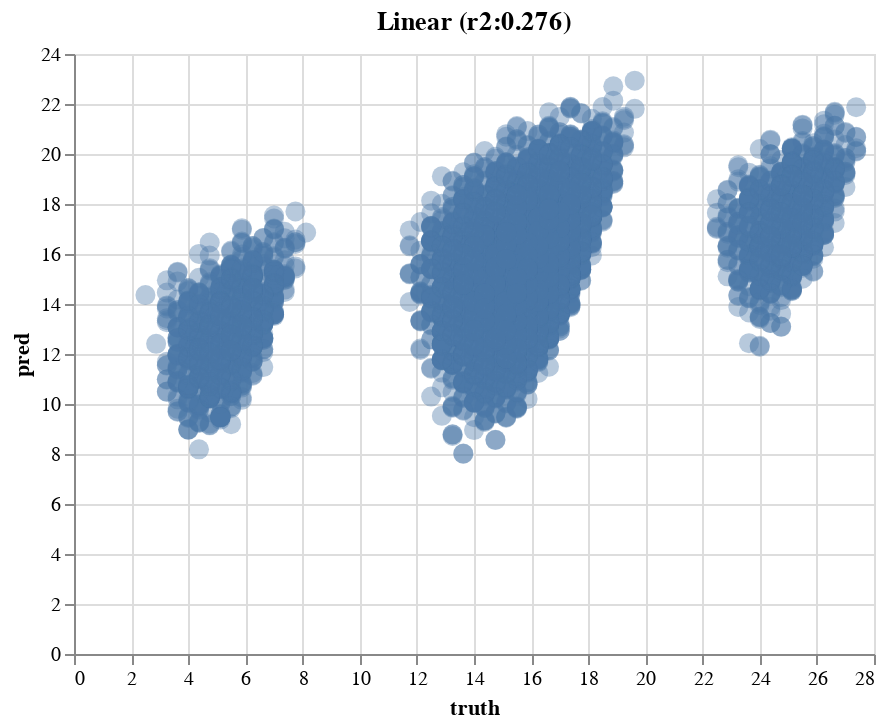
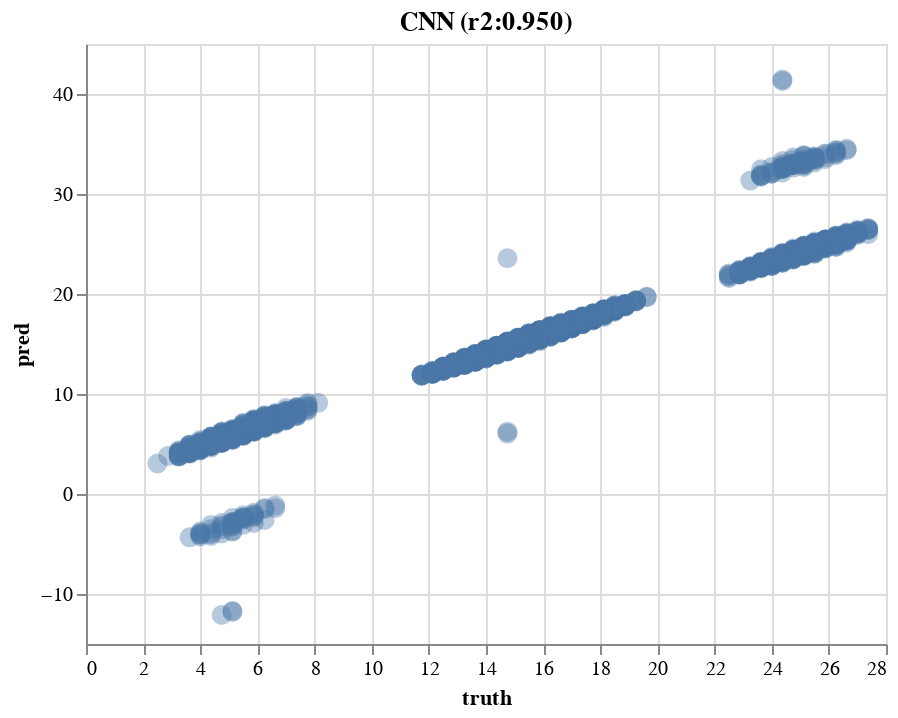

The notebook cell these images were saved under, in order:
### Markdown cell above
But the CNN isn't perfect. We could probably train it longer or adjust the hyperparameters, but the goal isn't perfection - this is a very simple task relative to actual regulatroy grammars. Instead, I thought it would be interesting to use the Altair visualization libary to interactively inspect which sequences the models get wrong:

### Code cell
alt.data_transformers.disable_max_rows()
parity_pred(models, seqs, oracle,alt=True)

### Figure 1 — Vega-Lite specification as saved in the notebook (floating-point values rounded to 4 significant figures; data arrays with more than 128 entries replaced by an {"elided": "..."} marker saying what was removed)
{"config": {"view": {"continuousWidth": 400, "continuousHeight": 300}}, "data": {"name": "data-a332d38c9214496e39e40eb5d4e59906"}, "mark": {"type": "circle", "opacity": 0.4, "size": 100}, "encoding": {"tooltip": [{"field": "seq", "type": "nominal"}], "x": {"field": "truth", "type": "quantitative"}, "y": {"field": "pred", "type": "quantitative"}}, "selection": {"selector001": {"type": "interval", "bind": "scales", "encodings": ["x", "y"]}}, "title": "Linear (r2:0.276)", "$schema": "https://vega.github.io/schema/vega-lite/v4.17.0.json", "datasets": {"data-a332d38c9214496e39e40eb5d4e59906": {"elided": "13108 records"}}}

### Figure 2 — Vega-Lite specification as saved in the notebook (floating-point values rounded to 4 significant figures; data arrays with more than 128 entries replaced by an {"elided": "..."} marker saying what was removed)
{"config": {"view": {"continuousWidth": 400, "continuousHeight": 300}}, "data": {"name": "data-4831c04d535a7e43521f9a01668d0b8a"}, "mark": {"type": "circle", "opacity": 0.4, "size": 100}, "encoding": {"tooltip": [{"field": "seq", "type": "nominal"}], "x": {"field": "truth", "type": "quantitative"}, "y": {"field": "pred", "type": "quantitative"}}, "selection": {"selector002": {"type": "interval", "bind": "scales", "encodings": ["x", "y"]}}, "title": "CNN (r2:0.950)", "$schema": "https://vega.github.io/schema/vega-lite/v4.17.0.json", "datasets": {"data-4831c04d535a7e43521f9a01668d0b8a": {"elided": "13108 records"}}}
